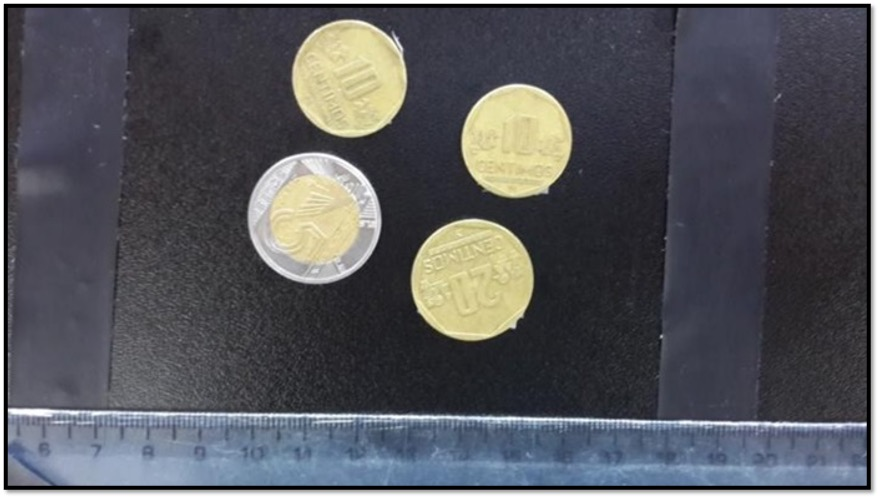
#> input picture 5/moneda.jpg, 880 x 498 px
$ python ejm2.py
#> lines starting #> are read from the running program, lines starting #| are printed output that depends on the picture; after the words box and inside, x2 and y2 are one past the last pixel; in counts of white or black regions, pixels touching at a corner belong together
import cv2
import numpy as np

img = cv2.imread("moneda.jpg")
#> img is the input picture: shape (498, 880, 3); mean B, G, R 92.8, 87.9, 86.8
gray = cv2.cvtColor(img, cv2.COLOR_BGR2GRAY)
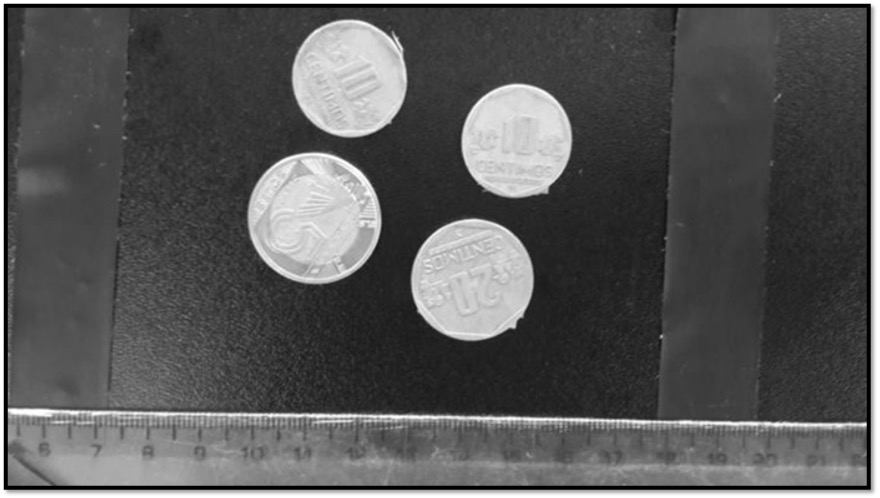
#> gray: shape (498, 880); min 0, max 255, mean 88.1
t, dst = cv2.threshold(gray, 140, 255, cv2.THRESH_BINARY)
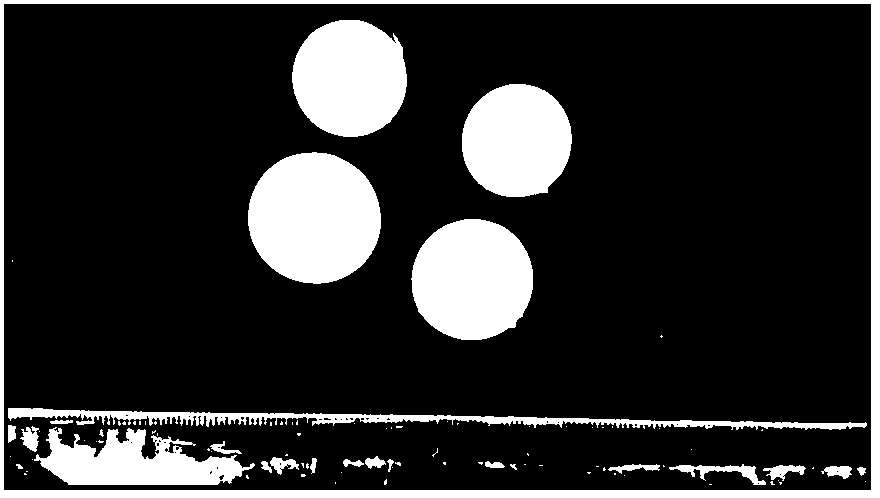
#> dst: shape (498, 880); 18.1% white; 93 white regions (67 under 20 px), largest, box (x1, y1, x2, y2) and area: (0, 0, 880, 498) 16878, (248, 152, 381, 284) 13781, (411, 219, 533, 340) 11681
cv2.imshow("binary", dst)

kernel = np.ones((5, 5), np.uint8)
erosion = cv2.erode(dst, kernel, iterations=4)
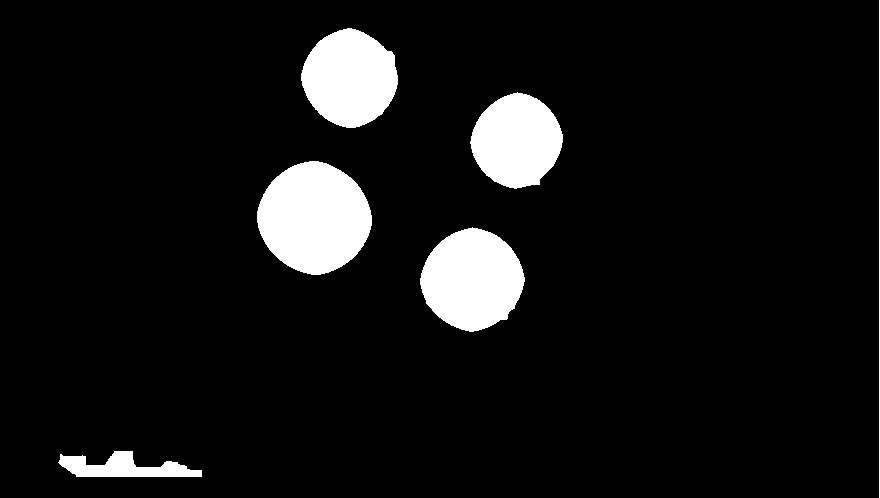
#> erosion: shape (498, 880); 7.8% white; 6 white regions, box (x1, y1, x2, y2) and area: (257, 161, 372, 275) 9816, (420, 227, 525, 332) 8063, (301, 28, 398, 128) 7197, (470, 92, 563, 189) 6582, (58, 451, 202, 477) 2101, (879, 0, 880, 498) 498
cv2.imshow("erosion", erosion)
dilatacion = cv2.dilate(erosion, kernel, iterations=4)
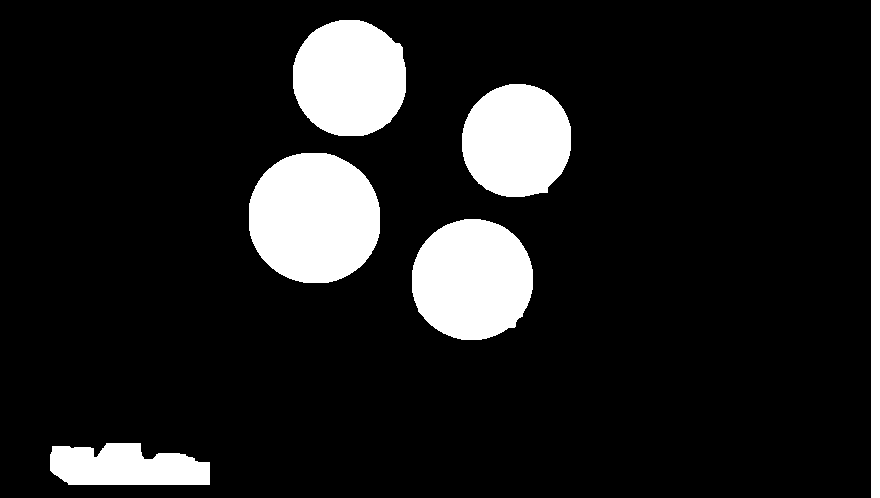
#> dilatacion: shape (498, 880); 12.7% white; 6 white regions
cv2.imshow("dilatacion", dilatacion)
(contours, _) = cv2.findContours(dilatacion, cv2.RETR_TREE, cv2.CHAIN_APPROX_SIMPLE)
#> contours = 6 contours; box (x1, y1, x2, y2) and area: (249, 153, 380, 283) 13548, (412, 219, 533, 340) 11503, (293, 20, 406, 136) 10436, (462, 84, 571, 197) 9716, (50, 443, 210, 485) 5168, (871, 0, 880, 498) 3976

valor = 0.0
for c in contours:
    area = cv2.contourArea(c)
    print(area)
    if area > 5000:
        cv2.drawContours(img, [c], 0, (0, 255, 0), 2, cv2.LINE_AA)
        if area < 11000:
            valor = valor + 0.1
        if area > 11000 and area < 13000:
            valor = valor + 0.2
        if area > 13000:
            valor = valor + 5.0
#> this loop made 6 passes
#> (area, valor) on passes 1 to 5: (5168, 0.1), (11503, 0.3), (13548, 5.3), (9716.5, 5.4), (10436.5, 5.5)
#> (c, area) on pass 6: ([[871, 0], [871, 497], [879, 497], [879, 0]], 3976)
#| 5168.0
#| 11503.0
#| 13548.0
#| 9716.5
#| 10436.5
#| 3976.0
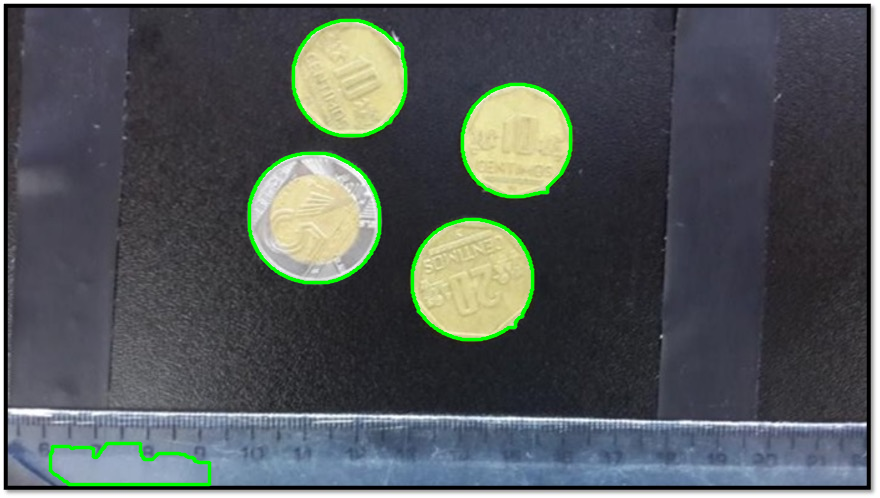
#> img: shape (498, 880, 3); 2.16% of pixels changed, all inside (x1, y1, x2, y2) = (48, 18, 573, 487)
#> after the loop, valor = 5.5

font = cv2.FONT_HERSHEY_COMPLEX
#> font = 3
cv2.putText(
    img,
    "Valor: " + str(round(valor, 2)),
    (586, 30),
    font,
    0.68,
    (0, 255, 0),
    2,
    cv2.LINE_AA,
)
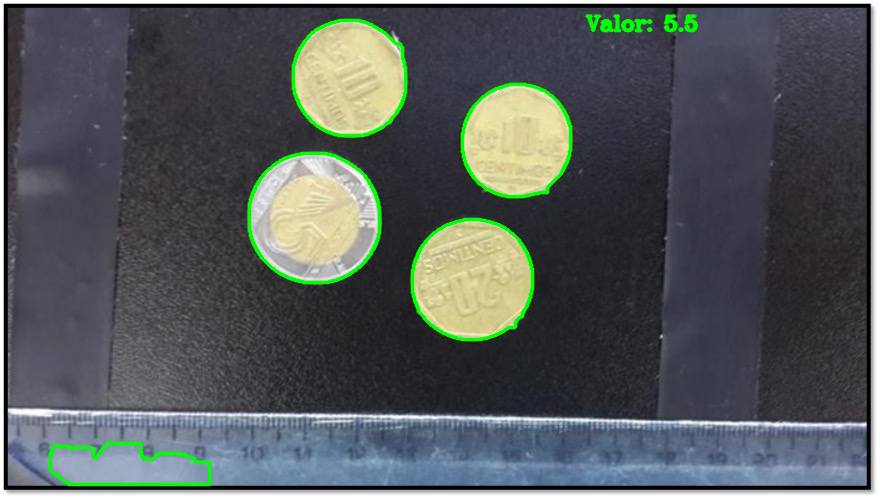
#> img: shape (498, 880, 3); 0.31% of pixels changed, all inside (x1, y1, x2, y2) = (584, 14, 699, 33)

cv2.imshow("img", img)
cv2.waitKey(0)
cv2.destroyAllWindows()

$ run again, with 5/frutas.jpg copied over 5/moneda.jpg
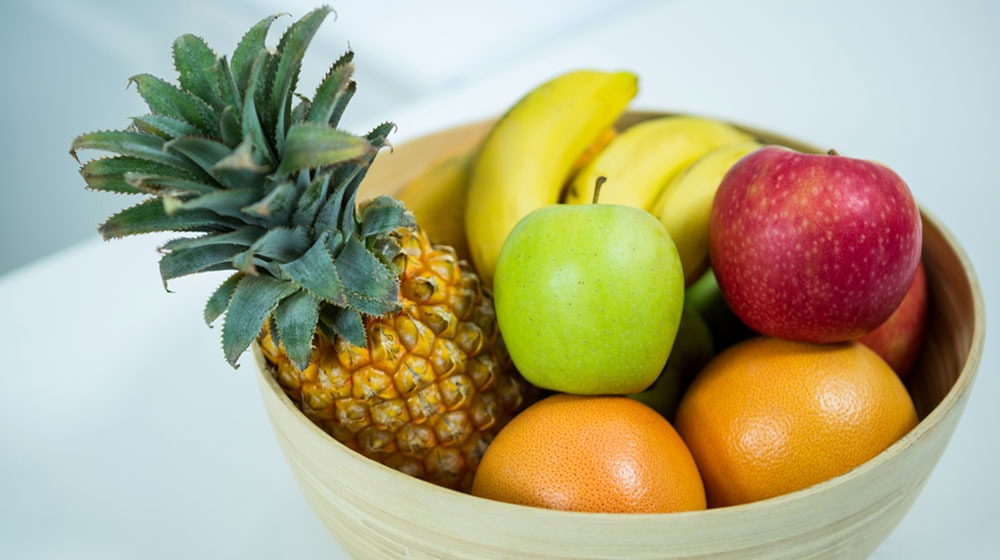
#> input picture 5/frutas.jpg, 1000 x 560 px
#> img is the input picture: shape (560, 1000, 3); mean B, G, R 133.4, 168.5, 174
#> `t, dst = cv2.threshold(gray, 140, 255, cv2.THRESH_BINARY)`:
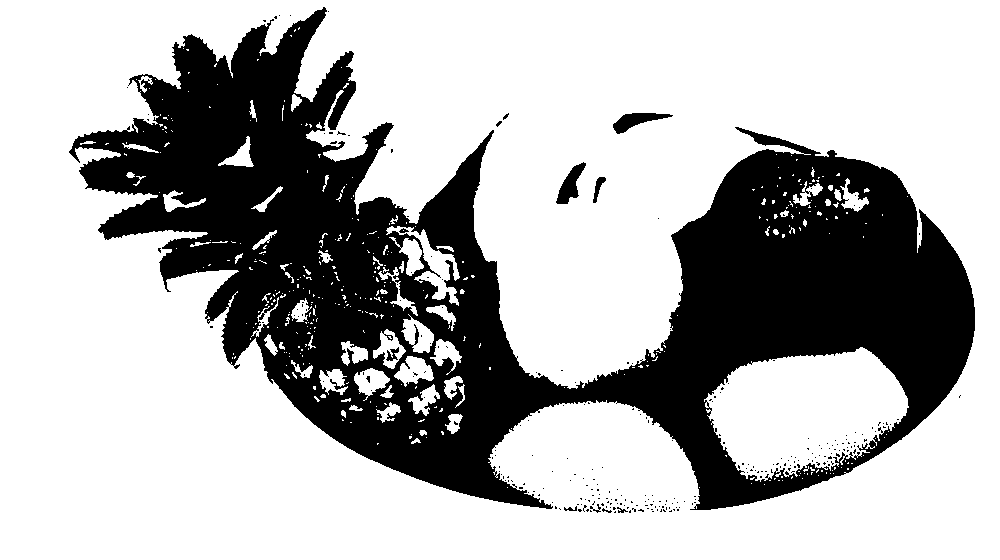
#> dst: shape (560, 1000); 70.1% white; 272 black regions (262 under 20 px), largest, box (x1, y1, x2, y2) and area: (69, 7, 975, 510) 165159, (613, 113, 673, 134) 563, (556, 162, 586, 204) 562
#> erosion: shape (560, 1000); 56.9% white; 4 black regions, box (x1, y1, x2, y2) and area: (61, 0, 983, 521) 236276, (548, 154, 614, 212) 2934, (605, 105, 681, 142) 2115, (524, 447, 541, 464) 289
#> dilatacion: shape (560, 1000); 65.7% white; 10 black regions (6 under 20 px)
#> contours = 13 contours, 5 with area under 20; largest, box (x1, y1, x2, y2) and area: (0, 0, 1000, 560) 334995, (712, 352, 907, 470) 15655, (496, 403, 697, 507) 14621, (555, 161, 607, 205) 1203, (612, 112, 674, 135) 626, (345, 136, 363, 155) 304, (495, 120, 503, 128) 28, (502, 112, 510, 121) 27
#> the loop `for c in contours:` made 13 passes
#> (area, valor) on passes 1, 6, 8: (14621, 5), (15655, 10), (334995, 15)
#> (printed output is left out)
#> after the loop `for c in contours:`: valor = 15
#> font = 3
#> `cv2.putText( img, "Valor: " + str(round(valor, 2)), (586, 30), font, 0..`:
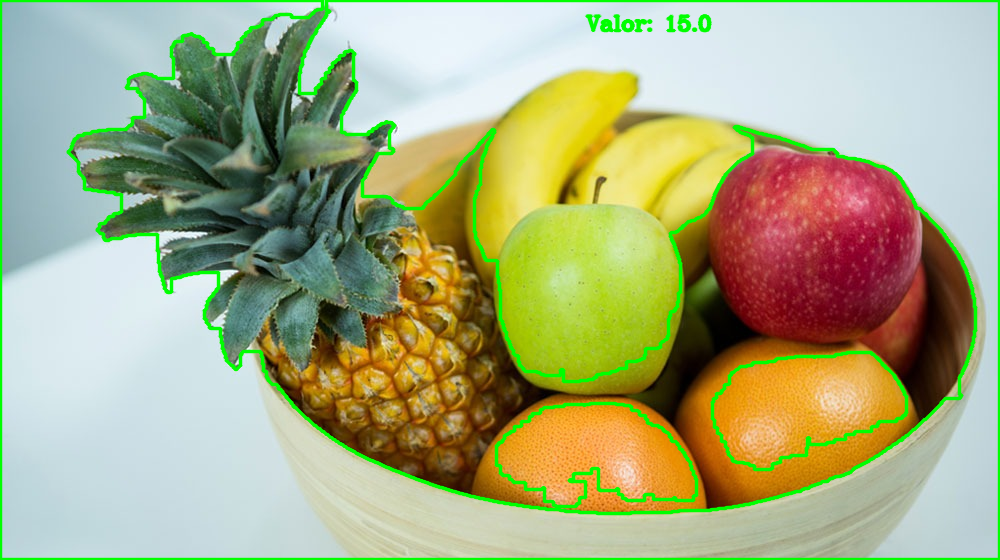
#> img: shape (560, 1000, 3); mean B, G, R 127.7, 171.9, 165.8
